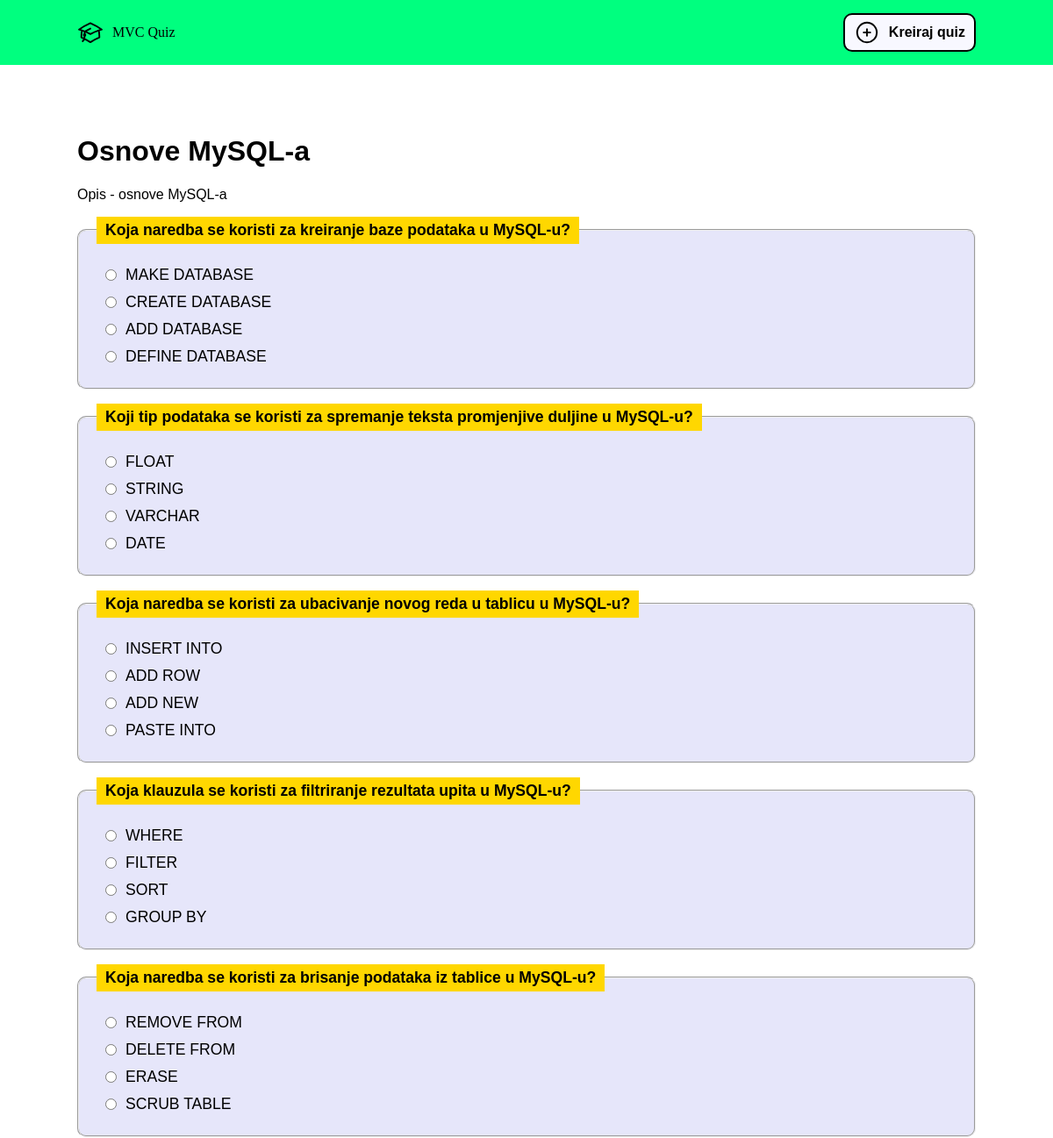
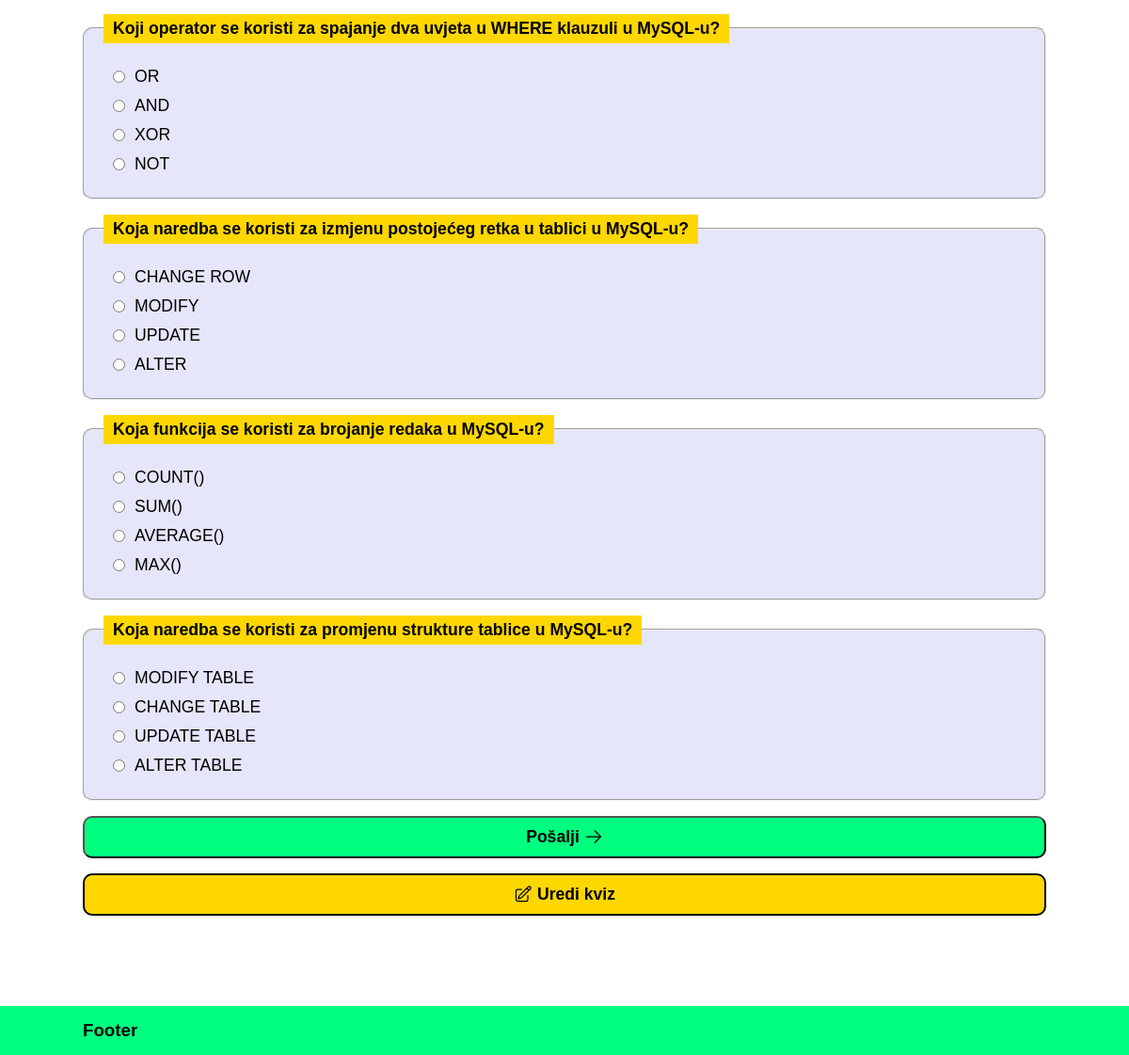
Screenshot of /quiz/2 with the database file from the repository (2 pictures, top to bottom).
### tables this page shows
CREATE TABLE IF NOT EXISTS `quiz` (
  `id` int(11) NOT NULL AUTO_INCREMENT,
  `title` varchar(512) NOT NULL DEFAULT '',
  `description` mediumtext DEFAULT NULL,
  `image` varchar(512) DEFAULT NULL,
  PRIMARY KEY (`id`)
);

CREATE TABLE IF NOT EXISTS `question` (
  `id` int(11) NOT NULL AUTO_INCREMENT,
  `question` mediumtext NOT NULL,
  `answers` text NOT NULL,
  `correct_answer` text NOT NULL,
  `quiz_id` int(11) NOT NULL,
  PRIMARY KEY (`id`),
  KEY `FK_question_quiz` (`quiz_id`),
  CONSTRAINT `FK_question_quiz` FOREIGN KEY (`quiz_id`) REFERENCES `quiz` (`id`) ON DELETE CASCADE ON UPDATE NO ACTION
);

### src/Framework/View.php (called while the page is built, shortened)
<?php
class View
{
    static function render(string $viewName, array $vars = [], $template = 'template')
    {
        include VIEWS . '/' . $viewName . '.php';
        $content = ob_get_clean();
        require VIEWS . '/' . $template . '.php';
    }
}

### src/App/Controllers/QuizController.php (called while the page is built, shortened)
<?php
class QuizController
{
    static function show($id)
    {
        $quiz = Quiz::getById($id);
        $questions = Question::getAllByQuizId($id);
        return View::render('quiz/single', ["title" => $quiz->title, "quiz" => $quiz, "questions" => $questions]);
    }
}

### src/Framework/Route.php (called while the page is built, shortened)
<?php
class Route
{
    public function call(...$args)
    {
        if (is_callable($this->callback)) {
            $func = $this->callback;
        } else if (is_array($this->callback)) {
            $func = $this->callback[0] . '::' . $this->callback[1];
        }
        $func(...$args);
    }
    public function getPath()
    {
        return $this->path;
    }
    public function getMethod()
    {
        return $this->method;
    }
}

### src/Framework/App.php (called while the page is built, shortened)
<?php
class App
{
    public function __construct()
    {
        Router::init();
    }
}

### public/index.php (called while the page is built, shortened)
<?php
$app = new App();

### src/App/Models/Quiz.php (called while the page is built, shortened)
<?php
class Quiz
{
    public static function getById($id): self
    {
        $db = Database::get();
        $res = $db->query("SELECT * FROM quiz WHERE id=$id");
        $data = $res->fetch_assoc();
        return new self($data['title'], $data['description'], $data['id']);
    }
}

### src/App/Models/Question.php (called while the page is built, shortened)
<?php
class Question
{
    public static function getAllByQuizId($id)
    {
        $db = Database::get();
        $res = $db->query("SELECT * FROM question WHERE quiz_id=$id");
        $resArr = $res->fetch_all(MYSQLI_ASSOC);
        $questionsArray = [];
        foreach ($resArr as $question) {
            $questionsArray[] = new self($question['question'], json_decode($question['answers'], true), $question['correct_answer'], $question['quiz_id'], $question['id']);
        }
        return $questionsArray;
    }
}

### src/App/Views/quiz/single.php (the view, shortened to what this page needs)
<h1 class="title"><?php echo $quiz->title; ?></h1>
<p class="description"><?php echo $quiz->description; ?></p>
<form class="quiz__form" action="/quiz/result/<?php echo $quiz->id; ?>">
    <?php
       foreach ($questions as $question) {
       ?>
        <fieldset class="question__card">
            <legend><?php echo htmlentities($question->question); ?></legend>
            <?php
               $answers = $question->answers;
               foreach ($answers as $key => $answer) {
               ?>
                <div>
                    <label class="">
                        <input type="radio" required name="question-<?php echo $question->id; ?>" value="<?php echo $key; ?>" />
                        <?php echo htmlentities($answer); ?>
                    </label>
                </div>
            <?php
               }
               ?>
        </fieldset>
    <?php
       }
       ?>
    <button class="submit" type="submit">
        <span>Pošalji</span>
        <svg class="submit__icon" xmlns="http://www.w3.org/2000/svg" fill="none" viewBox="0 0 24 24" stroke-width="1.5" stroke="currentColor" class="w-6 h-6">
            <path stroke-linecap="round" stroke-linejoin="round" d="M13.5 4.5 21 12m0 0-7.5 7.5M21 12H3" />
        </svg>
    </button>
</form>
<a class="edit" href="/quiz/edit/<?php echo $quiz->id; ?>">
    <span>Uredi kviz</span>
</a>

### src/Framework/Router.php (shortened to what this page needs)
<?php
class Router
{
    static $currentPath = "";
    static $routes = [];
    static function init()
    {
        self::$currentPath = strtok($_SERVER['REQUEST_URI'], '?');
        self::$currentPath = rtrim(self::$currentPath, '/');
        self::handle();
    }
    static function handle()
    {
        foreach (self::$routes as $route) {
            $pattern = "@^" . preg_replace('/\:[a-zA-Z0-9\_\-]+/', '([a-zA-Z0-9\_\-]+)', $route->getPath()) . "$@D";
            $matches = [];
            if (preg_match($pattern, self::$currentPath, $matches) && $route->getMethod() === $_SERVER['REQUEST_METHOD']) {
                array_shift($matches);
                $route->call(...$matches);
                return;
            }
        }
    }
    static function get(string $path, $callback)
    {
        self::$routes[] = new Route(rtrim($path, '/'), $callback, 'GET');
    }
    static function post(string $path, $callback)
    {
        self::$routes[] = new Route(rtrim($path, '/'), $callback, 'POST');
    }
}

### src/App/Views/template.php (shortened to what this page needs)
<!DOCTYPE html>
<html lang="en">
<head>
    <link rel="stylesheet" href="/assets/global.css">
</head>
<body>
    <header class="header-wrapper">
        <div class="header container">
            <a class="header__link header__link-home" href="/">
                <span>MVC Quiz</span>
            </a>
            <a class="header__link header__link-create" href="/quiz/create">
                <svg class="header__link__icon" xmlns="http://www.w3.org/2000/svg" fill="none" viewBox="0 0 24 24" stroke-width="1.5" stroke="currentColor">
                    <path stroke-linecap="round" stroke-linejoin="round" d="M12 9v6m3-3H9m12 0a9 9 0 1 1-18 0 9 9 0 0 1 18 0Z" />
                </svg>
                <span>Kreiraj quiz</span> </a>
        </div>
    </header>
    <div class="content container">
        <?php echo $content; ?>
    </div>
    <footer class="footer-wrapper">
        <div class="footer container">
            <h3>Footer</h3>
        </div>
    </footer>
</body>
</html>

### public/assets/global.css (style rules this page uses)
* { box-sizing: border-box; margin: 0; }
a { color: black; text-decoration: none; }
body { font-family: Arial, Helvetica, sans-serif; }
.container { max-width: 1024px; margin: auto; }
.header-wrapper { padding: 15px; background-color: springgreen; }
.header { display: flex; justify-content: space-between; }
.footer-wrapper { padding: 15px; background-color: springgreen; }
.header__link { display: flex; align-items: center; gap: 10px; }
.header__link-home { font-family: fantasy; }
.header__link-create { padding: 5px 10px; background-color: ghostwhite; border-radius: 10px; border: 2px solid black; font-weight: bold; }
.header__link>* { width: 100%; }
.header__link__icon { max-width: 30px; }
.content { margin-top: 5rem; margin-bottom: 5rem; min-height: 80vh; }
.title { margin: 1.35rem 0; }
.description { margin: 1rem 0; }
.question__card { background-color: lavender; padding: 20px; border-radius: 10px; margin: 1rem 0; position: relative; }
.question__card legend { background-color: gold; padding: 5px 10px; display: block; font-size: 1.1rem; font-weight: bold; }
.submit { background-color: springgreen; padding: 10px; font-size: 1.1rem; font-weight: bold; width: 100%; cursor: pointer; border-radius: 10px; display: inline-flex; align-items: center; justify-content: center; gap: 5px; }
.submit__icon { max-width: 20px; }
.edit { background-color: gold; padding: 10px; font-size: 1.1rem; font-weight: bold; width: 100%; cursor: pointer; border-radius: 10px; display: inline-flex; align-items: center; justify-content: center; gap: 5px; margin-top: 1rem; margin-bottom: 1rem; border: 2px solid black; }
.edit__icon { max-width: 20px; }
.question__card label { width: 100%; display: block; padding: 5px 10px; font-size: 1.1rem; display: flex; gap: 10px; }

### rows the page displays
quiz: title "Osnove MySQL-a", description "Opis - osnove MySQL-a"
question: question "Koja naredba se koristi za kreiranje baze podataka u MySQL-u?", answer "MAKE DATABASE", answer "CREATE DATABASE", answer "ADD DATABASE", answer "DEFINE DATABASE"
question: question "Koji tip podataka se koristi za spremanje teksta promjenjive duljine u MySQL-u?", answer "FLOAT", answer "STRING", answer "VARCHAR", answer "DATE"
question: question "Koja naredba se koristi za ubacivanje novog reda u tablicu u MySQL-u?", answer "INSERT INTO", answer "ADD ROW", answer "ADD NEW", answer "PASTE INTO"
question: question "Koja klauzula se koristi za filtriranje rezultata upita u MySQL-u?", answer "WHERE", answer "FILTER", answer "SORT", answer "GROUP BY"
question: question "Koja naredba se koristi za brisanje podataka iz tablice u MySQL-u?", answer "REMOVE FROM", answer "DELETE FROM", answer "ERASE", answer "SCRUB TABLE"
question: question "Koji operator se koristi za spajanje dva uvjeta u WHERE klauzuli u MySQL-u?", answer "OR", answer "AND", answer "XOR", answer "NOT"
question: question "Koja naredba se koristi za izmjenu postojećeg retka u tablici u MySQL-u?", answer "CHANGE ROW", answer "MODIFY", answer "UPDATE", answer "ALTER"
question: question "Koja funkcija se koristi za brojanje redaka u MySQL-u?", answer "COUNT()", answer "SUM()", answer "AVERAGE()", answer "MAX()"
question: question "Koja naredba se koristi za promjenu strukture tablice u MySQL-u?", answer "MODIFY TABLE", answer "CHANGE TABLE", answer "UPDATE TABLE", answer "ALTER TABLE"
